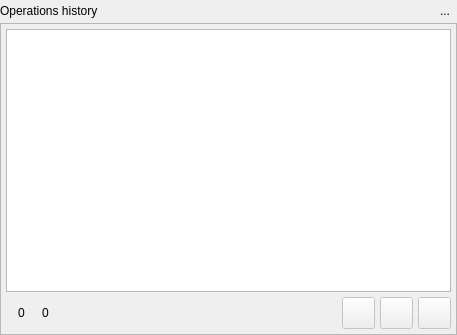
<?xml version="1.0" encoding="UTF-8"?>
<ui version="4.0">
 <class>OperationListWidget</class>
 <widget class="QWidget" name="OperationListWidget">
  <property name="enabled">
   <bool>true</bool>
  </property>
  <property name="geometry">
   <rect>
    <x>0</x>
    <y>0</y>
    <width>457</width>
    <height>335</height>
   </rect>
  </property>
  <property name="sizePolicy">
   <sizepolicy hsizetype="MinimumExpanding" vsizetype="Preferred">
    <horstretch>0</horstretch>
    <verstretch>0</verstretch>
   </sizepolicy>
  </property>
  <property name="minimumSize">
   <size>
    <width>260</width>
    <height>0</height>
   </size>
  </property>
  <property name="maximumSize">
   <size>
    <width>524287</width>
    <height>524287</height>
   </size>
  </property>
  <property name="windowTitle">
   <string>Executed Operations</string>
  </property>
  <property name="windowIcon">
   <iconset resource="../../../../priv-plugins/res/logoicons.qrc">
    <normaloff>:/icons/icons/pgmodeler_logo.png</normaloff>:/icons/icons/pgmodeler_logo.png</iconset>
  </property>
  <property name="styleSheet">
   <string notr="true"/>
  </property>
  <layout class="QVBoxLayout" name="verticalLayout">
   <property name="spacing">
    <number>0</number>
   </property>
   <property name="leftMargin">
    <number>0</number>
   </property>
   <property name="topMargin">
    <number>0</number>
   </property>
   <property name="rightMargin">
    <number>0</number>
   </property>
   <property name="bottomMargin">
    <number>0</number>
   </property>
   <item>
    <widget class="QWidget" name="title_wgt" native="true">
     <layout class="QHBoxLayout" name="horizontalLayout_2">
      <property name="spacing">
       <number>5</number>
      </property>
      <property name="leftMargin">
       <number>0</number>
      </property>
      <property name="topMargin">
       <number>0</number>
      </property>
      <property name="rightMargin">
       <number>0</number>
      </property>
      <property name="bottomMargin">
       <number>2</number>
      </property>
      <item>
       <widget class="QLabel" name="title_lbl">
        <property name="text">
         <string>Operations history</string>
        </property>
       </widget>
      </item>
      <item>
       <spacer name="horizontalSpacer_2">
        <property name="orientation">
         <enum>Qt::Orientation::Horizontal</enum>
        </property>
        <property name="sizeHint" stdset="0">
         <size>
          <width>156</width>
          <height>5</height>
         </size>
        </property>
       </spacer>
      </item>
      <item>
       <widget class="QToolButton" name="hide_tb">
        <property name="toolTip">
         <string>Hide this widget</string>
        </property>
        <property name="text">
         <string>...</string>
        </property>
        <property name="icon">
         <iconset resource="../../res/resources.qrc">
          <normaloff>:/icons/icons/closetab.png</normaloff>:/icons/icons/closetab.png</iconset>
        </property>
        <property name="iconSize">
         <size>
          <width>20</width>
          <height>20</height>
         </size>
        </property>
        <property name="shortcut">
         <string>Esc</string>
        </property>
        <property name="autoRaise">
         <bool>true</bool>
        </property>
       </widget>
      </item>
     </layout>
    </widget>
   </item>
   <item>
    <widget class="QFrame" name="content_frm">
     <property name="frameShape">
      <enum>QFrame::Shape::StyledPanel</enum>
     </property>
     <layout class="QGridLayout" name="gridLayout_2">
      <property name="leftMargin">
       <number>5</number>
      </property>
      <property name="topMargin">
       <number>5</number>
      </property>
      <property name="rightMargin">
       <number>5</number>
      </property>
      <property name="bottomMargin">
       <number>5</number>
      </property>
      <property name="spacing">
       <number>5</number>
      </property>
      <item row="2" column="0" colspan="3">
       <layout class="QHBoxLayout" name="horizontalLayout">
        <property name="spacing">
         <number>5</number>
        </property>
        <item>
         <layout class="QGridLayout" name="gridLayout">
          <property name="spacing">
           <number>5</number>
          </property>
          <item row="0" column="1" rowspan="2">
           <widget class="QLabel" name="op_count_lbl">
            <property name="enabled">
             <bool>true</bool>
            </property>
            <property name="toolTip">
             <string>Total number of operations.</string>
            </property>
            <property name="text">
             <string>0</string>
            </property>
           </widget>
          </item>
          <item row="0" column="2" rowspan="2">
           <widget class="QLabel" name="position_lbl">
            <property name="enabled">
             <bool>true</bool>
            </property>
            <property name="maximumSize">
             <size>
              <width>25</width>
              <height>25</height>
             </size>
            </property>
            <property name="toolTip">
             <string>Current history position.</string>
            </property>
            <property name="text">
             <string/>
            </property>
            <property name="pixmap">
             <pixmap resource="../../res/resources.qrc">:/icons/icons/ophistorypos.png</pixmap>
            </property>
            <property name="scaledContents">
             <bool>true</bool>
            </property>
            <property name="indent">
             <number>-1</number>
            </property>
           </widget>
          </item>
          <item row="0" column="0" rowspan="2">
           <widget class="QLabel" name="operations_lbl">
            <property name="enabled">
             <bool>true</bool>
            </property>
            <property name="maximumSize">
             <size>
              <width>25</width>
              <height>25</height>
             </size>
            </property>
            <property name="toolTip">
             <string>Total number of operations.</string>
            </property>
            <property name="pixmap">
             <pixmap resource="../../res/resources.qrc">:/icons/icons/ophistory.png</pixmap>
            </property>
            <property name="scaledContents">
             <bool>true</bool>
            </property>
           </widget>
          </item>
          <item row="0" column="3" rowspan="2">
           <widget class="QLabel" name="current_pos_lbl">
            <property name="enabled">
             <bool>true</bool>
            </property>
            <property name="toolTip">
             <string>Current history position.</string>
            </property>
            <property name="text">
             <string>0</string>
            </property>
           </widget>
          </item>
         </layout>
        </item>
        <item>
         <spacer name="horizontalSpacer">
          <property name="orientation">
           <enum>Qt::Orientation::Horizontal</enum>
          </property>
          <property name="sizeHint" stdset="0">
           <size>
            <width>106</width>
            <height>20</height>
           </size>
          </property>
         </spacer>
        </item>
        <item>
         <widget class="QToolButton" name="rem_operations_tb">
          <property name="enabled">
           <bool>false</bool>
          </property>
          <property name="sizePolicy">
           <sizepolicy hsizetype="Fixed" vsizetype="Fixed">
            <horstretch>0</horstretch>
            <verstretch>0</verstretch>
           </sizepolicy>
          </property>
          <property name="toolTip">
           <string>Delete operation history</string>
          </property>
          <property name="text">
           <string/>
          </property>
          <property name="icon">
           <iconset resource="../../res/resources.qrc">
            <normaloff>:/icons/icons/delete.png</normaloff>:/icons/icons/delete.png</iconset>
          </property>
          <property name="iconSize">
           <size>
            <width>25</width>
            <height>25</height>
           </size>
          </property>
          <property name="autoRaise">
           <bool>false</bool>
          </property>
         </widget>
        </item>
        <item>
         <widget class="QToolButton" name="undo_tb">
          <property name="enabled">
           <bool>false</bool>
          </property>
          <property name="sizePolicy">
           <sizepolicy hsizetype="Fixed" vsizetype="Fixed">
            <horstretch>0</horstretch>
            <verstretch>0</verstretch>
           </sizepolicy>
          </property>
          <property name="toolTip">
           <string>Undo</string>
          </property>
          <property name="text">
           <string/>
          </property>
          <property name="icon">
           <iconset resource="../../res/resources.qrc">
            <normaloff>:/icons/icons/undo.png</normaloff>:/icons/icons/undo.png</iconset>
          </property>
          <property name="iconSize">
           <size>
            <width>25</width>
            <height>25</height>
           </size>
          </property>
          <property name="autoRaise">
           <bool>false</bool>
          </property>
         </widget>
        </item>
        <item>
         <widget class="QToolButton" name="redo_tb">
          <property name="enabled">
           <bool>false</bool>
          </property>
          <property name="sizePolicy">
           <sizepolicy hsizetype="Fixed" vsizetype="Fixed">
            <horstretch>0</horstretch>
            <verstretch>0</verstretch>
           </sizepolicy>
          </property>
          <property name="toolTip">
           <string>Redo</string>
          </property>
          <property name="text">
           <string/>
          </property>
          <property name="icon">
           <iconset resource="../../res/resources.qrc">
            <normaloff>:/icons/icons/redo.png</normaloff>:/icons/icons/redo.png</iconset>
          </property>
          <property name="iconSize">
           <size>
            <width>25</width>
            <height>25</height>
           </size>
          </property>
          <property name="autoRaise">
           <bool>false</bool>
          </property>
         </widget>
        </item>
       </layout>
      </item>
      <item row="0" column="0" colspan="3">
       <widget class="QTreeWidget" name="operations_tw">
        <property name="enabled">
         <bool>true</bool>
        </property>
        <property name="palette">
         <palette>
          <active>
           <colorrole role="Link">
            <brush brushstyle="SolidPattern">
             <color alpha="255">
              <red>0</red>
              <green>170</green>
              <blue>255</blue>
             </color>
            </brush>
           </colorrole>
          </active>
          <inactive>
           <colorrole role="Link">
            <brush brushstyle="SolidPattern">
             <color alpha="255">
              <red>0</red>
              <green>170</green>
              <blue>255</blue>
             </color>
            </brush>
           </colorrole>
          </inactive>
          <disabled>
           <colorrole role="Link">
            <brush brushstyle="SolidPattern">
             <color alpha="255">
              <red>0</red>
              <green>170</green>
              <blue>255</blue>
             </color>
            </brush>
           </colorrole>
          </disabled>
         </palette>
        </property>
        <property name="frameShadow">
         <enum>QFrame::Shadow::Sunken</enum>
        </property>
        <property name="editTriggers">
         <set>QAbstractItemView::EditTrigger::NoEditTriggers</set>
        </property>
        <property name="showDropIndicator" stdset="0">
         <bool>true</bool>
        </property>
        <property name="alternatingRowColors">
         <bool>true</bool>
        </property>
        <property name="selectionMode">
         <enum>QAbstractItemView::SelectionMode::NoSelection</enum>
        </property>
        <property name="selectionBehavior">
         <enum>QAbstractItemView::SelectionBehavior::SelectItems</enum>
        </property>
        <property name="iconSize">
         <size>
          <width>22</width>
          <height>22</height>
         </size>
        </property>
        <property name="indentation">
         <number>20</number>
        </property>
        <property name="rootIsDecorated">
         <bool>false</bool>
        </property>
        <property name="uniformRowHeights">
         <bool>true</bool>
        </property>
        <property name="itemsExpandable">
         <bool>false</bool>
        </property>
        <property name="allColumnsShowFocus">
         <bool>true</bool>
        </property>
        <property name="headerHidden">
         <bool>true</bool>
        </property>
        <property name="expandsOnDoubleClick">
         <bool>false</bool>
        </property>
        <attribute name="headerVisible">
         <bool>false</bool>
        </attribute>
        <column>
         <property name="text">
          <string>1</string>
         </property>
        </column>
       </widget>
      </item>
     </layout>
    </widget>
   </item>
  </layout>
 </widget>
 <tabstops>
  <tabstop>operations_tw</tabstop>
  <tabstop>undo_tb</tabstop>
  <tabstop>redo_tb</tabstop>
  <tabstop>hide_tb</tabstop>
 </tabstops>
 <resources>
  <include location="../../res/resources.qrc"/>
  <include location="../../../../priv-plugins/res/logoicons.qrc"/>
 </resources>
 <connections/>
</ui>
